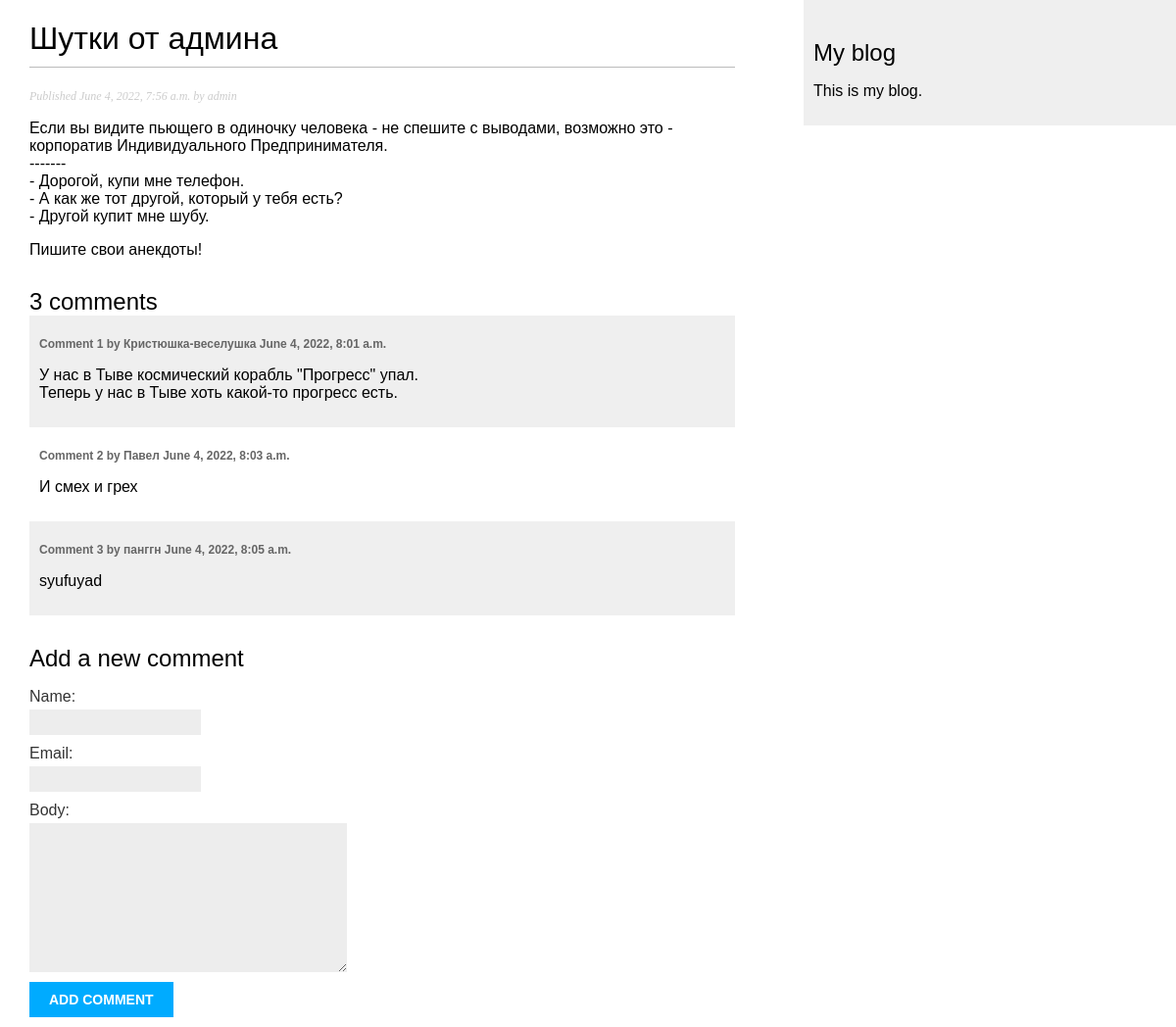
Page /blog/3/ on the committed database.
### blog/models.py (models this page shows, shortened)
class Post(models.Model):
    class Status(models.TextChoices):
        DRAFT = 'DF', 'Draft'
        PUBLISHED = 'PB', 'Published'
    title = models.CharField(max_length=250)
    slug = models.SlugField(max_length=250)
    author = models.ForeignKey(User,
                               on_delete=models.CASCADE,
                               related_name='blog_posts')
    body = models.TextField()
    publish = models.DateTimeField(default=timezone.now)
    created = models.DateTimeField(auto_now_add=True)
    updated = models.DateTimeField(auto_now=True)
    status = models.CharField(max_length=2,
                              choices=Status.choices,
                              default=Status.DRAFT)
    objects = models.Manager()  # The default manager.
    published = PublishedManager()  # Our custom manager.
    class Meta:
        ordering = ['-publish']
        indexes = [
            models.Index(fields=['-publish']),
        ]

class Comment(models.Model):
    post = models.ForeignKey(Post, on_delete=models.CASCADE, related_name='comments')
    name = models.CharField(max_length=80)
    email = models.EmailField()
    body = models.TextField()
    created = models.DateTimeField(auto_now_add=True)
    updated = models.DateTimeField(auto_now=True)
    active = models.BooleanField(default=True)
    class Meta:
        ordering = ['created']
        indexes = [
            models.Index(fields=['created']),
        ]

### blog/views.py (the view)
# urls.py: path('<int:id>/', views.post_detail, name='post_detail'),
def post_detail(request, id):
    post = get_object_or_404(Post, id=id, status=Post.Status.PUBLISHED)
    comments = post.comments.filter(active=True)
    form = CommentForm()
    return render(request, 'blog/post/detail.html', {'post': post, 'comments': comments,
                                                     'form': form})

### blog/forms.py
class CommentForm(forms.ModelForm):
    class Meta:
        model = Comment
        fields = ['name', 'email', 'body']

### blog/templates/blog/post/detail.html (shortened to what this page needs)
{% extends "blog/base.html" %}
{% block content %}
  <h1>{{ post.title }}</h1>
  <p class="date">
    Published {{ post.publish }} by {{ post.author }}
  </p>
  {{ post.body|linebreaks }}
  {% with comments.count as total_comments %}
	<h2>{{ total_comments }} comment{{ total_comments|pluralize }}</h2>
  {% endwith %}
{% for comment in comments %}
  <div class="comment">
	<p class="info">
	 Comment {{ forloop.counter }} by {{ comment.name }}
	 {{ comment.created }}
	</p>
	{{ comment.body|linebreaks }}
  </div>
{% empty %}
 <p>There are no comments yet.</p>
{% endfor %}
<h2>Add a new comment</h2>
	<form action="{% url "blog:post_comment" post.id %}" method="post">
	{{ form.as_p }}
	<p><input type="submit" value="Add comment"></p>
 </form>
 {% endblock %}

### blog/static/css/blog.css (style rules this page uses)
body { margin:0; padding:0; font-family:helvetica, sans-serif; }
h1 { font-weight:normal; border-bottom:1px solid #bbb; padding:0 0 10px 0; }
h2 { font-weight:normal; margin:30px 0 0; }
p.date { color:#ccc; font-family: georgia, serif; font-size: 12px; font-style: italic; }
label { float:left; clear:both; color:#333; margin-bottom:4px; }
input, textarea { clear:both; float:left; margin:0 0 10px; background:#ededed; border:0; padding:6px 10px; font-size:12px; }
input[type=submit] { font-weight:bold; background:#00abff; color:#fff; padding:10px 20px; font-size:14px; text-transform:uppercase; }
.comment { padding:10px; }
.comment:nth-child(even) { background:#efefef; }
.comment .info { font-weight:bold; font-size:12px; color:#666; }

### rows in the picture
Post: title "Шутки от админа", publish "June 4, 2022, 7:56 a.m.", author "admin", body "Если вы видите пьющего в одиночку человека - не спешите с выводами, возможно это - корпоратив Индивидуального Предпринимателя. ------- - Дорогой, купи мне телефон. - А как же тот другой, который у тебя есть? - Другой купит мне шубу. Пишите свои анекдоты!"
Comment: name "Кристюшка-веселушка", created "June 4, 2022, 8:01 a.m.", body "У нас в Тыве космический корабль \"Прогресс\" упал. Теперь у нас в Тыве хоть какой-то прогресс есть."
Comment: name "Павел", created "June 4, 2022, 8:03 a.m.", body "И смех и грех"
Comment: name "панггн", created "June 4, 2022, 8:05 a.m.", body "syufuyad"

### other values in the picture
{{ total_comments }} "3"
